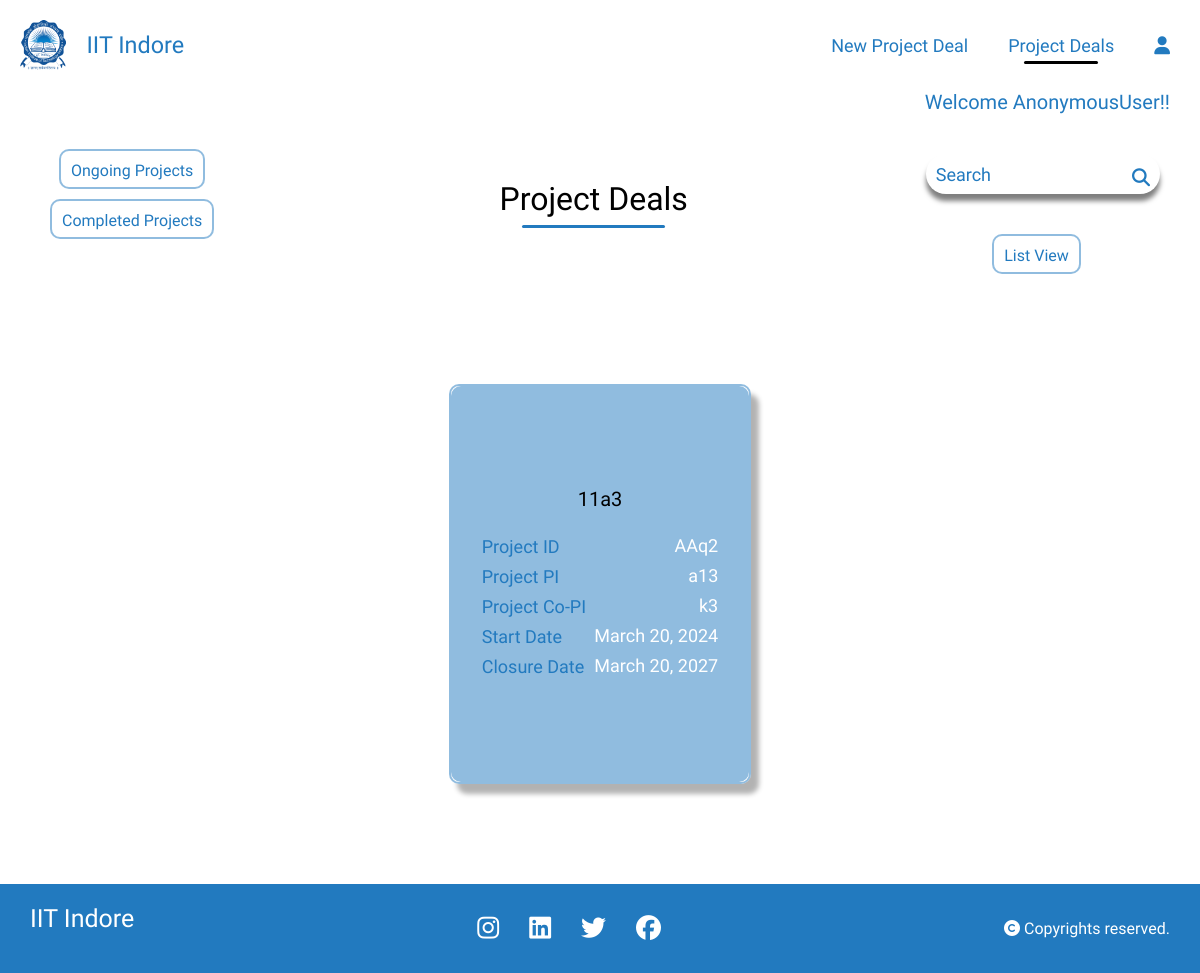
Before: /project_search/ with the older database file.
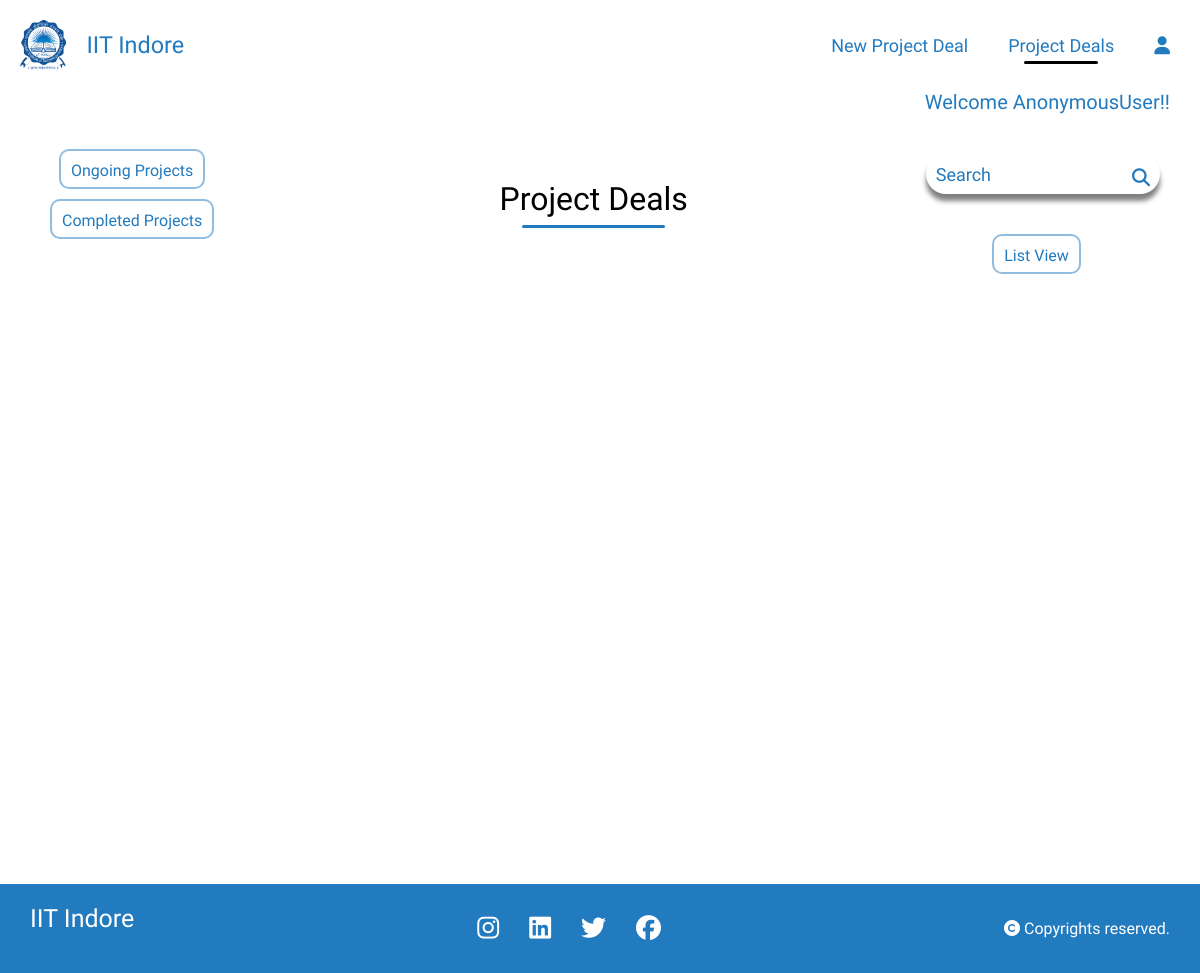
After: the same page with the newer database file.
### home/models.py (models this page shows)
class project_details(models.Model):
    Project_Fellowship_No = models.CharField(max_length=20,null=True,blank=True,default=None)
    Project_file_name = models.CharField(max_length=20,null=True,blank= True)
    PI_of_Project = models.CharField(max_length=20,blank=True,null=True)
    Sanctioned_Date = models.DateField(null=True)
    Project_Start_Date = models.DateField(null=True)
    Project_Closure_Date = models.DateField(null=True)
    Title_of_Project = models.CharField(max_length=50,blank=True,null=True)
    project_duration =models.IntegerField(null=True)
    financial_year_start_index = models.IntegerField(null=True)
    financial_year_end_index = models.IntegerField(null=True)
    start_month = models.IntegerField(null=True)
    end_month = models.IntegerField(null=True)
    funding_agency = models.CharField(max_length=100,blank=True,null=True)
    Co_PI_of_Project = models.CharField(max_length=100,blank=True,null=True)
    Country = models.CharField(max_length=100,blank=True,null=True)
    Country_Involved = models.CharField(max_length=100,blank=True,null=True)
    Department = models.CharField(max_length=100,blank=True,null=True)
    Category = models.CharField(max_length=100,blank=True,null=True)
    Details_of_Donors= models.CharField(max_length=100,blank=True,null=True)
    remark = models.TextField(null=True, blank=True)
    scheme_name = models.CharField(max_length=255, null=True, blank=True)
    scheme_code = models.CharField(max_length=50, null=True, blank=True)
    received_amount =models.CharField(max_length=50, null=True, blank=True)
    date_of_receipt_amount = models.DateField(default=timezone.now, null=True, blank=True)
    provisional_uc = models.TextField(null=True, blank=True)
    audited_uc = models.TextField(null=True, blank=True)
    link_uc = models.URLField(null=True, blank=True)
    sanction_letters_link = models.URLField(null=True, blank=True)
    total_project_cost = models.CharField(max_length=50, null=True, blank=True)
    fellowship_type = models.CharField(max_length=100, null=True, blank=True)
    TASK_CHOICES = [
        ('ongoing', 'Ongoing'),
        ('completed', 'Completed'),
    ]
    task = models.CharField(
        max_length=10,
        choices=TASK_CHOICES,
        default='ongoing',
    )

### home/views.py (the view)
# urls.py: path('project_search/', views.project_search, name='project_search'),
def project_search(request):
    query = request.GET.get('q')
    if query:
     projects = project_details.objects.filter(
        (
            Q(Project_Fellowship_No__icontains=query) |
            Q(PI_of_Project__icontains=query) |
            Q(Title_of_Project__icontains=query) |
            Q(funding_agency__icontains=query) |
            Q(Co_PI_of_Project__icontains=query)
        ) &
        Q(task='ongoing')
    )
    else:
     projects = project_details.objects.filter(task='ongoing')
    context = {
        'projects': projects,
        'query': query,
    }
    return render(request, 'project_list.html', context)

### templates/project_list.html (shortened to what this page needs)
{% load static %}
<!DOCTYPE html>
<html lang="en">
<head>
    <link rel="stylesheet" href="{% static 'style.css' %}">
</head>
<body>
  {% load account %}
    <div class="navbar1">
        <div class="title">
            <a href="{% url "homepage" %}" class="lo">
              <img src="{% static "IITI_Logo.png" %}" class="logo">
              <h3>IIT Indore</h3>
            </a>
        </div>
        <div class="links">
            <ul>
                <li><a href="{% url "index" %}">New Project Deal</a></li>
                <li><a href="{% url "project_list" %}" class="active">Project Deals</a></li>
                <li><a href="{% url "logout" %}"><i class="fa-solid fa-user"></i></a></li>
            </ul>
        </div>
    </div>
    <h5 class="name">Welcome {% user_display user %}!!</h5>
    <div class="titles">
      <div class="dropdown">
        <div class="dropdown-menu" aria-labelledby="dropdownMenuButton">
          <a class="dropdown-item" id="ongoing" href="#" onclick="showOngoingProjects()">Ongoing Projects</a>
          <a class="dropdown-item" href="#" id="completed" onclick="showCompletedProjects()">Completed Projects</a>
        </div>
      </div>
      <div class="sub_nav">
          <div class="project_list"><h1>Project Deals</h1></div>
      </div>
      <div class="search">
        <form class="search-bar sub_nav" method="GET" action="{% url 'project_search' %}">
            <input type="text" name="q" placeholder="Search">
            <button type="submit"><i class="fa-solid fa-magnifying-glass"></i></button>
        </form>
        <a href="{% url 'project_listwise' %}">List View</a>
      </div>
    </div>
    <div class="project-container">
        {% for project in projects %}
        <div class="book">
            <div class="buttons">
                <a href="{% url 'fill' project_id=project.id %}">
                    <button class="button">Monthly Sheet</button>
                </a>
                <a href="{% url 'mastersheet' project_id=project.id %}">
                    <button class="button">Mastersheet</button>
                </a>
                <a href="{% url 'SOE_navigation' project_id=project.id %}">
                  <button class="button">SOE</button>
              </a>
              <a href="{% url 'ucr' project_id=project.id %}">
                <button class="button">UCR</button>
            </a>
            </div>
            <div class="cover">
                <div class="project-details">
                    <h4 style="text-align:center;">   {{ project.Title_of_Project }}  </h4>
                    <p><span>Project ID</span><span> {{ project.Project_Fellowship_No }}</span></p>
                    <p><span>Project PI</span><span> {{ project.PI_of_Project }}</span></p>
                    {% if project.Co_PI_of_Project %}<p><span>Project Co-PI</span><span>{{ project.Co_PI_of_Project }}</span></p>{% endif %}
                    <p><span>Start Date</span><span>{{ project.Project_Start_Date }}</span></p>
                    <p><span>Closure Date</span><span>{{ project.Project_Closure_Date }}</span></p>
                </div>
            </div>
           </div>
        {% endfor %}
    </div>
    <footer>
        <div class="footer">
          <div class="info">
            <h4>IIT Indore</h4>
          </div>
          <div class="social">
            <ul>
              <li><a href="#"><i class="fa-brands fa-instagram"></i></a></li>
              <li><a href="#"><i class="fa-brands fa-linkedin"></i></a></li>
              <li><a href="#"><i class="fa-brands fa-twitter"></i></a></li>
              <li><a href="#"><i class="fa-brands fa-facebook"></i></a></li>
            </ul>
          </div>
          <div class="rights">
            <p><i class="fa-solid fa-copyright"></i> Copyrights reserved.</p>
          </div>
        </div>
      </footer>
</body>
</html>

Changed rows visible on the page:
no longer on this page (row edited): project_details: Title_of_Project "11a3", Project_Fellowship_No "AAq2", PI_of_Project "a13", Co_PI_of_Project "k3", Project_Start_Date "March 20, 2024", Project_Closure_Date "March 20, 2027"
